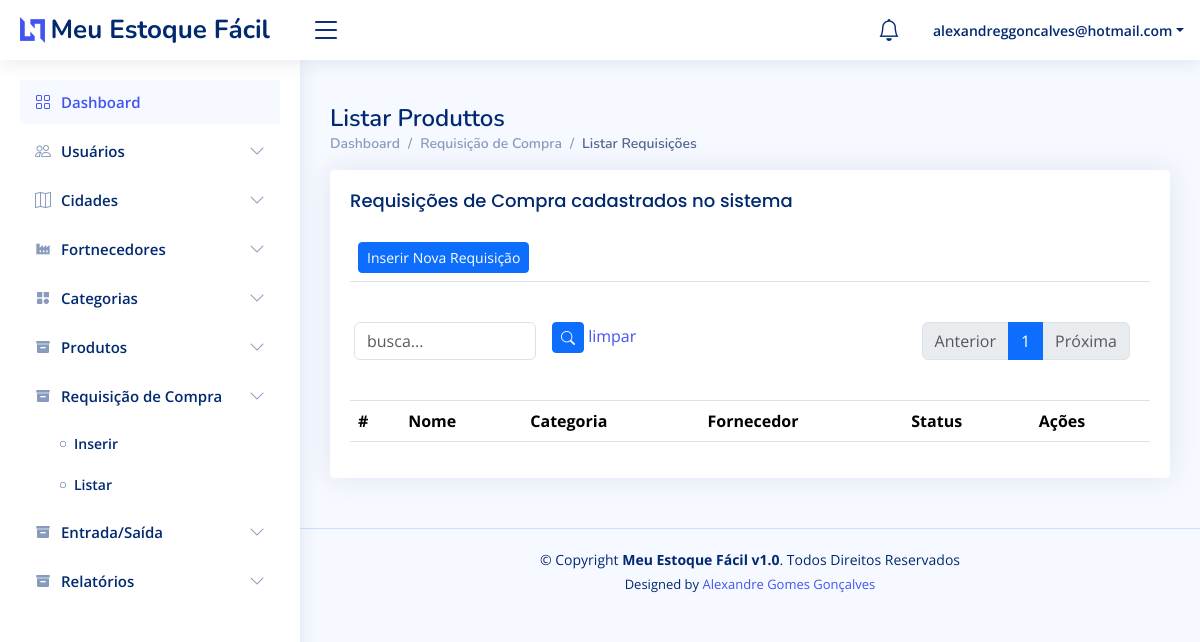
The app's page /requisicaoCompra/listarRequisicoes/ (signed in), older data.
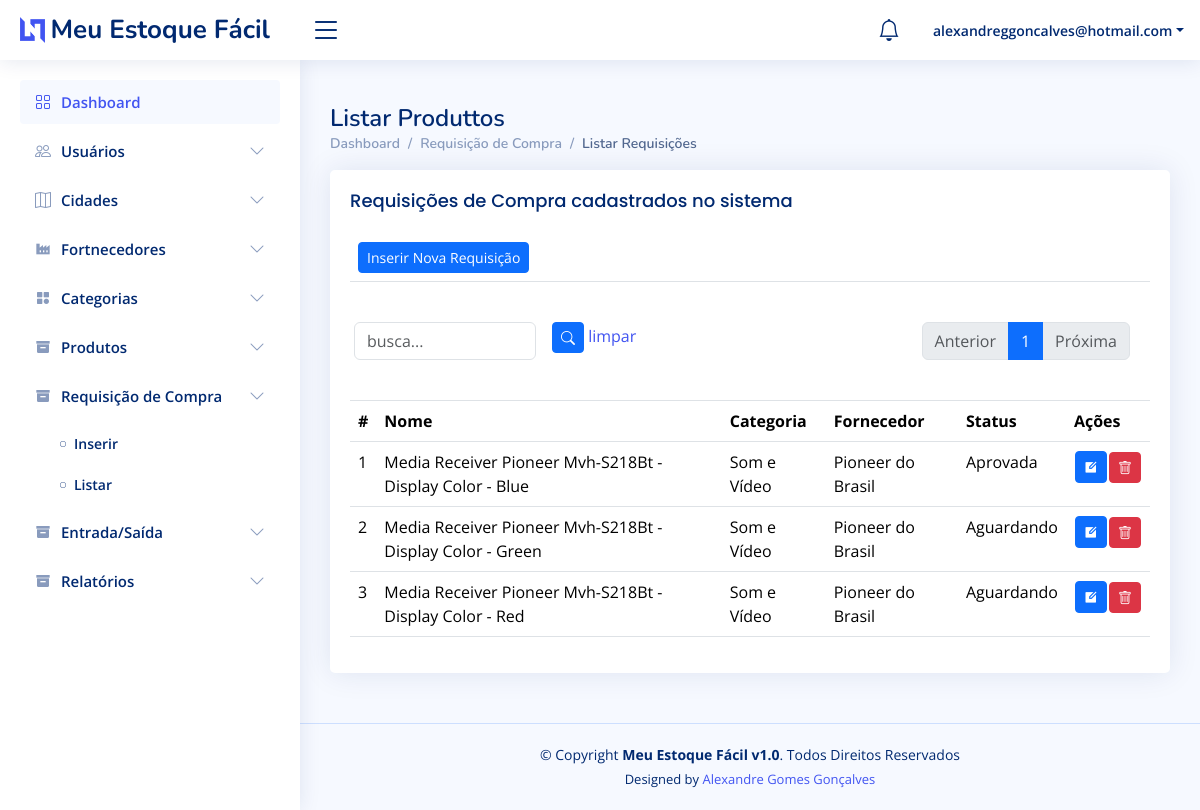
The same page, newer data.
### authuser/models.py (models this page shows, shortened)
class User(AbstractBaseUser, PermissionsMixin):
    email = models.EmailField(blank=True, default='', unique=True)
    name  = models.CharField(max_length=255, blank=True, default='')
    is_active       = models.BooleanField(default=True)
    is_superuser    = models.BooleanField(default=True)
    is_staff        = models.BooleanField(default=True)
    date_joined = models.DateTimeField(default=timezone.now)
    last_login  = models.DateTimeField(blank=True, null=True)
    objects = CustomUserManager()
    USERNAME_FIELD  = 'email'
    EMAIL_FIELD     = 'email'
    REQUIRED_FIELDS = []
    class Meta:
        verbose_name        = 'User'
        verbose_name_plural = 'Users'

### requisicaoCompra/models.py (models this page shows, shortened)
class RequisicaoCompra(models.Model):
    idRequisicao    = models.AutoField(primary_key=True)
    idCategoria     = models.ForeignKey(Categoria, blank=False, null=False, on_delete=models.CASCADE)
    idFornecedor    = models.ForeignKey(Fornecedor, blank=False, null=False, on_delete=models.CASCADE)
    nomeProduto     = models.CharField(max_length=255, blank=False, null=False)
    quantidade      = models.IntegerField(default=0, blank=True, null=True)
    observacao      = models.TextField(blank=True, null=True)
    codigoDeBarras  = models.CharField(max_length=255, blank=True, null=True)
    dataSolicitacao = models.DateField(auto_now_add=True)
    status          = models.IntegerField(default=0, blank=True, null=True)
    created_at      = models.DateTimeField(auto_now_add=True)
    updated_at      = models.DateTimeField(auto_now=True)
    class Meta:
        ordering = ['-nomeProduto']

### categoria/models.py (models this page shows, shortened)
class Categoria(models.Model):
    idCategoria     = models.AutoField(primary_key=True)
    nomeCategoria   = models.CharField(max_length=255)
    created_at      = models.DateTimeField(auto_now_add=True)
    updated_at      = models.DateTimeField(auto_now=True)
    class Meta:
        ordering = ['-nomeCategoria']
    def __str__(self):
        return self.nomeCategoria

### fornecedor/models.py (models this page shows, shortened)
class Fornecedor(models.Model):
    idFornecedor    = models.AutoField(primary_key=True)
    nomeFornecedor  = models.CharField(max_length=255)
    idCidade        = models.ForeignKey(Cidade, blank=True, null=True, on_delete=models.CASCADE)
    created_at      = models.DateTimeField(auto_now_add=True)
    updated_at      = models.DateTimeField(auto_now=True)
    class Meta:
        ordering = ['-nomeFornecedor']
    def __str__(self):
        return self.nomeFornecedor

### requisicaoCompra/views.py (the view)
# urls.py: path('listarRequisicoes/', views.listarRequisicoes, name='listarRequisicoes'),
@login_required(login_url='/sistema/login/')
def listarRequisicoes(request):
    if request.method == 'POST':
        RequisicaoCompra.objects.filter(idProduto=request.POST.get('idProduto')).delete()
        return redirect('listarRequisicoes')
    busca = request.GET.get('busca')
    if busca:
        requisicoes = RequisicaoCompra.objects.filter(nomeProduto__icontains=busca).order_by('nomeProduto')
    else:
        requisicoes = RequisicaoCompra.objects.all().order_by('nomeProduto')
    requisicao_paginator = Paginator(requisicoes, 10)
    page_num = request.GET.get('page')
    page = requisicao_paginator.get_page(page_num)
    return render(request, 'listarRequisicoes.html', {'page': page})

### requisicaoCompra/templates/listarRequisicoes.html (shortened to what this page needs)
{% extends 'base.html' %}
{% load static %}
{% block navbar %}
    {% include 'sidebar.html' %}
{% endblock %}
{% block content %}
    {% block header %}
        {% include 'header.html' %}
    {% endblock %}
    <main id="main" class="main">
        <div class="pagetitle">
            <h1>Listar Produttos</h1>
            <nav>
                <ol class="breadcrumb">
                    <li class="breadcrumb-item"><a href="/dashboard/">Dashboard</a></li>
                    <li class="breadcrumb-item">Requisição de Compra</li>
                    <li class="breadcrumb-item active">Listar Requisições</li>
                </ol>
            </nav>
        </div>
        <section class="section">
            <div class="row">
                <div class="col-lg-12">
                    <div class="card">
                        <div class="card-body">
                            <h5 class="card-title">Requisições de Compra cadastrados no sistema</h5>
                            <table class="table table-hover">
                                <thead>
                                    <tr>
                                        <td colspan="7">
                                            <a href="/requisicaoCompra/inserirRequisicao">
                                                <button class="btn btn-sm btn-primary">Inserir Nova Requisição</button>
                                            </a>
                                        </td>
                                    </tr>
                                    <tr>
                                        <td colspan="7">
                                            <div class="row mb-3">
                                                <form class="row g-3">
                                                    <form action="" method="GET">
                                                        <div class="col-md-3">
                                                            <input type="text" class="form-control" id="busca" name="busca" value="{{request.GET.busca}}" placeholder="busca...">
                                                        </div>
                                                        <div class="col-md-3">
                                                            <button type="submit" class="btn btn-sm btn-primary"><i class="bi bi-search"></i></button>
                                                            <a href="/requisicaoCompra/listarRequisicoes">limpar</a>
                                                        </div>
                                                        <div class="col-md-6">
                                                            <div class="page-links">
                                                                <nav aria-label="...">
                                                                    <ul class="pagination justify-content-end">
                                                                    {% if page.has_previous %}
                                                                        <li class="page-item">
                                                                            <a class="page-link" href="/requisicaoCompra/listarRequisicoes/?page={{page.previous_page_number}}&busca={{request.GET.busca}}" tabindex="-1">Anterior</a>
                                                                        </li>
                                                                    {% else %}
                                                                        <li class="page-item disabled">
                                                                            <a class="page-link" href="#" tabindex="-1" aria-disabled="true">Anterior</a>
                                                                        </li>
                                                                    {% endif %}
                                                                    {% for pageNum in page.paginator.page_range %}
                                                                        {% if page.number == pageNum %}
                                                                            <li class="page-item active"><a class="page-link" href="#">{{pageNum}}</a></li>
                                                                        {% else %}
                                                                            <li class="page-item"><a class="page-link" href="/requisicaoCompra/listarRequisicao/?page={{pageNum}}&busca={{request.GET.busca}}">{{pageNum}}</a></li>
                                                                        {% endif %}
                                                                    {% endfor %}
                                                                    {% if page.has_next %}
                                                                        <li class="page-item">
                                                                            <a class="page-link" href="/requisicaoCompra/listarRequisicao/?page={{page.next_page_number}}&busca={{request.GET.busca}}">Próxima</a>
                                                                        </li>
                                                                    {% else %}
                                                                        <li class="page-item disabled">
                                                                            <a class="page-link" href="#" aria-disabled="true">Próxima</a>
                                                                        </li>
                                                                    {% endif %}
                                                                    </ul>
                                                                </nav>
                                                            </div>
                                                        </div>
                                                    </form>
                                                </div>
                                            </div>
                                    <tr>
                                        <th scope="col">#</th>
                                        <th scope="col">Nome</th>
                                        <th scope="col">Categoria</th>
                                        <th scope="col">Fornecedor</th>
                                        <th scope="col">Status</th>
                                        <th>Ações</th>
                                    </tr>
                                <tbody>
                                    {% for requisicao in page.object_list %}
                                    <tr>
                                        <td scope="col">{{requisicao.idRequisicao}}</td>
                                        <td scope="col">{{requisicao.nomeProduto}}</td>
                                        <td scope="col">{{requisicao.idCategoria}}</td>
                                        <td scope="col">{{requisicao.idFornecedor}}</td>
                                        <td scope="col">
                                        {% if requisicao.status == 0 %}
                                            Aguardando
                                        {% else %}
                                            {% if requisicao.status == 1 %}
                                                Aprovada
                                            {% else %}
                                                Reprovada
                                            {% endif %}
                                        {% endif %}
                                        </td>
                                        <td>
                                            <table>
                                                <tr>
                                                    <td>
                                                        <a href="/requisicaoCompra/editarRequisicao/{{requisicao.idRequisicao}}?id={{requisicao.idRequisicao}}">
                                                            <button class="btn btn-sm btn-primary" alt="editar"><i class="ri-edit-box-fill" data-bs-toggle="tooltip"></i></button>
                                                        </a>
                                                    </td>
                                                    <td>
                                                        <form action="" method="post">
                                                            <button type="button" class="btn btn-danger btn-sm" data-bs-toggle="modal" data-bs-target="#delete{{requisicao.idRequisicao}}"><i class="bi bi-trash"></i></button>
                                                        </form>
                                                    </td>
                                                </tr>
                                            </table>
                                        </td>
                                    </tr>
                                    {% endfor %}
                                </tbody>
                        </div>
                    </div>
                </div>
        </section>
    </main>
{% endblock %}

### sistema/templates/header.html (shortened to what this page needs)
{% load static %}
  <header id="header" class="header fixed-top d-flex align-items-center">
    <div class="d-flex align-items-center justify-content-between">
      <a href="/" class="logo d-flex align-items-center">
        <img src="{% static 'img/logo.png' %}" alt="">
        <span class="d-none d-lg-block">Meu Estoque Fácil</span>
      </a>
      <i class="bi bi-list toggle-sidebar-btn"></i>
    </div>
    <nav class="header-nav ms-auto">
      <ul class="d-flex align-items-center">
        <li class="nav-item dropdown">
          <a class="nav-link nav-icon" href="#" data-bs-toggle="dropdown">
            <i class="bi bi-bell"></i>
          </a>
        </li>
        <li class="nav-item dropdown pe-3">
          <a class="nav-link nav-profile d-flex align-items-center pe-0" href="#" data-bs-toggle="dropdown">
            <span class="d-none d-md-block dropdown-toggle ps-2">{{request.user}}</span>
          </a>
        </li>
      </ul>
    </nav>
  </header>

Row changes from the older to the newer data that the page shows:
added RequisicaoCompra: idRequisicao "1", nomeProduto "Media Receiver Pioneer Mvh-S218Bt - Display Color - Blue", idCategoria "Som e Vídeo", idFornecedor "Pioneer do Brasil", status "Aprovada"
added RequisicaoCompra: idRequisicao "2", nomeProduto "Media Receiver Pioneer Mvh-S218Bt - Display Color - Green", idCategoria "Som e Vídeo", idFornecedor "Pioneer do Brasil", status "Aguardando"
added RequisicaoCompra: idRequisicao "3", nomeProduto "Media Receiver Pioneer Mvh-S218Bt - Display Color - Red", idCategoria "Som e Vídeo", idFornecedor "Pioneer do Brasil", status "Aguardando"
